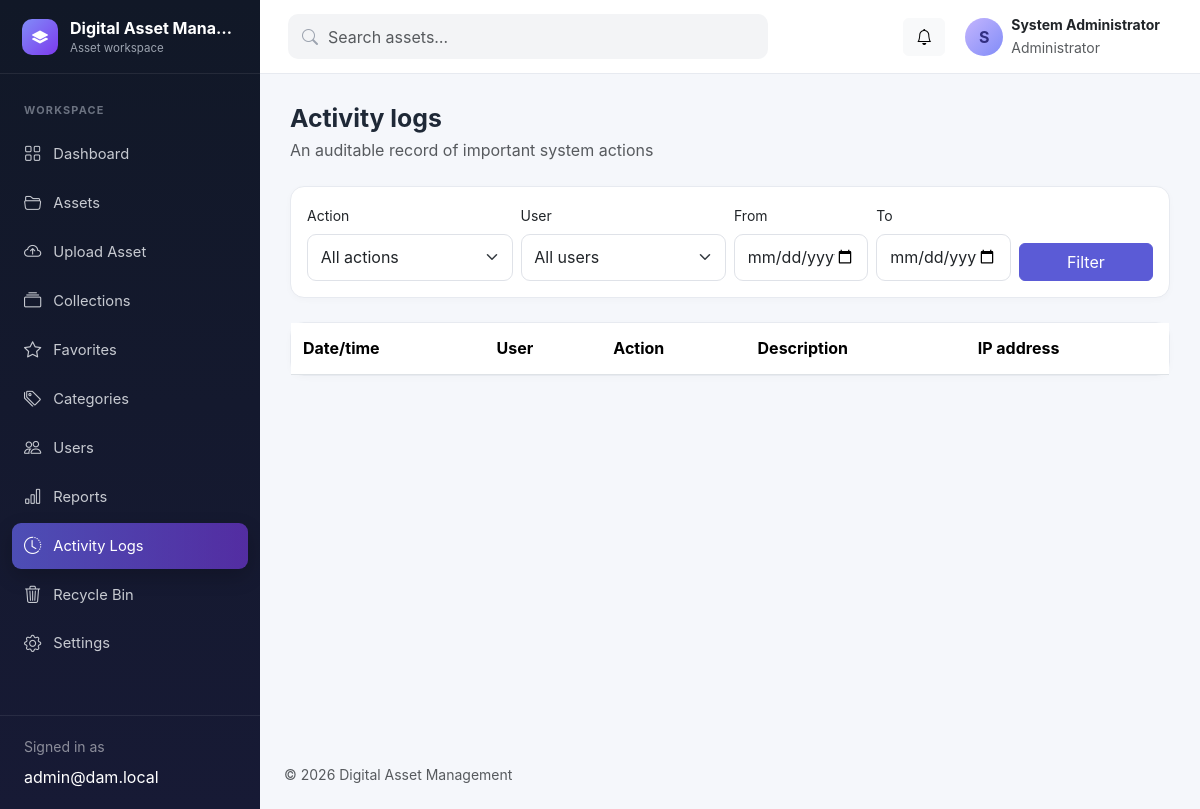
Page /activity-logs.php (signed in) on the committed database.
### tables this page shows
CREATE TABLE users (
  id INT UNSIGNED AUTO_INCREMENT PRIMARY KEY,
  role_id TINYINT UNSIGNED NOT NULL,
  name VARCHAR(120) NOT NULL,
  email VARCHAR(190) NOT NULL UNIQUE,
  password_hash VARCHAR(255) NOT NULL,
  profile_picture VARCHAR(255) NULL,
  status ENUM('active','disabled') NOT NULL DEFAULT 'active',
  last_login DATETIME NULL,
  failed_login_attempts SMALLINT UNSIGNED NOT NULL DEFAULT 0,
  locked_until DATETIME NULL,
  created_at TIMESTAMP DEFAULT CURRENT_TIMESTAMP,
  updated_at TIMESTAMP DEFAULT CURRENT_TIMESTAMP ON UPDATE CURRENT_TIMESTAMP,
  deleted_at DATETIME NULL,
  INDEX idx_users_role_status (role_id, status),
  CONSTRAINT fk_users_role FOREIGN KEY (role_id) REFERENCES roles(id)
);

CREATE TABLE roles (
  id TINYINT UNSIGNED AUTO_INCREMENT PRIMARY KEY,
  name VARCHAR(50) NOT NULL UNIQUE,
  description VARCHAR(255) NULL,
  created_at TIMESTAMP DEFAULT CURRENT_TIMESTAMP
);

### includes/functions.php (called while the page is built, shortened)
<?php
require_once __DIR__ . '/../config/database.php';
function e(mixed $value): string
{
    return htmlspecialchars((string)$value, ENT_QUOTES | ENT_SUBSTITUTE, 'UTF-8');
}
function url(string $path = ''): string
{
    return BASE_URL . '/' . ltrim($path, '/');
}
function setting(string $key, mixed $default = null): mixed
{
    static $settings = null;
    if ($settings === null) {
        try {
            $settings = db()->query('SELECT setting_key, setting_value FROM settings')->fetchAll(PDO::FETCH_KEY_PAIR);
        } catch (Throwable) {
            $settings = [];
        }
    }
    return $settings[$key] ?? $default;
}
function page_param(string $key, string $default = ''): string
{
    return trim((string)($_GET[$key] ?? $default));
}

### config/database.php (called while the page is built, shortened)
<?php
final class Database
{
    private static ?PDO $connection = null;
    public static function connection(): PDO
    {
        if (self::$connection === null) {
            $host = getenv('DAMS_DB_HOST') ?: 'localhost';
            $name = getenv('DAMS_DB_NAME') ?: 'digital_asset_management';
            $user = getenv('DAMS_DB_USER') ?: 'root';
            $pass = getenv('DAMS_DB_PASS') ?: '';
            $dsn = "mysql:host={$host};dbname={$name};charset=utf8mb4";
            self::$connection = new PDO($dsn, $user, $pass, [
                PDO::ATTR_ERRMODE => PDO::ERRMODE_EXCEPTION,
                PDO::ATTR_DEFAULT_FETCH_MODE => PDO::FETCH_ASSOC,
                PDO::ATTR_EMULATE_PREPARES => false,
            ]);
        }
        return self::$connection;
    }
}
function db(): PDO
{
    return Database::connection();
}

### includes/auth.php (called while the page is built, shortened)
<?php
require_once __DIR__ . '/functions.php';
function current_user(): ?array
{
    static $user = false;
    if ($user === false) {
        $stmt = db()->prepare('SELECT u.*, r.name role_name FROM users u JOIN roles r ON r.id=u.role_id WHERE u.id=? AND u.deleted_at IS NULL');
        $stmt->execute([$_SESSION['user_id']]);
        $user = $stmt->fetch() ?: null;
    }
    return is_array($user) ? $user : null;
}
function require_auth(): void
{
    if (!current_user()) {
        $_SESSION['intended_url'] = $_SERVER['REQUEST_URI'] ?? url('dashboard.php');
        flash('warning', 'Please sign in to continue.');
        redirect('login.php');
    }
}
function require_role(string|array $roles): void
{
    require_auth();
}

### activity-logs.php (the view, shortened to what this page needs)
<?php
require_once __DIR__.'/includes/auth.php';require_role('Administrator');$action=page_param('action');$userId=(int)($_GET['user_id']??0);$from=page_param('from');$to=page_param('to');$where=['1=1'];$params=[];if($action!==''){$where[]='l.action=?';$params[]=$action;}if($userId){$where[]='l.user_id=?';$params[]=$userId;}if($from!==''){$where[]='DATE(l.created_at)>=?';$params[]=$from;}if($to!==''){$where[]='DATE(l.created_at)<=?';$params[]=$to;}$sqlWhere=implode(' AND ',$where);$count=db()->prepare("SELECT COUNT(*) FROM activity_logs l WHERE $sqlWhere");$count->execute($params);$total=(int)$count->fetchColumn();$per=50;$page=max(1,(int)($_GET['page']??1));$offset=($page-1)*$per;$stmt=db()->prepare("SELECT l.*,u.name user_name,u.email FROM activity_logs l LEFT JOIN users u ON u.id=l.user_id WHERE $sqlWhere ORDER BY l.created_at DESC LIMIT $per OFFSET $offset");$stmt->execute($params);$logs=$stmt->fetchAll();$actions=db()->query('SELECT DISTINCT action FROM activity_logs ORDER BY action')->fetchAll(PDO::FETCH_COLUMN);$users=db()->query('SELECT id,name FROM users ORDER BY name')->fetchAll();$pageTitle='Activity logs';$pageSubtitle='An auditable record of important system actions';require __DIR__.'/includes/header.php';?>
<div class="card mb-4"><div class="card-body"><form class="row g-2 align-items-end"><div class="col-md-3"><label class="form-label small">Action</label><select class="form-select" name="action"><option value="">All actions</option></select></div><div class="col-md-3"><label class="form-label small">User</label><select class="form-select" name="user_id"><option value="">All users</option></select></div><div class="col-md-2"><label class="form-label small">From</label><input class="form-control" type="date" name="from" value="<?=e($from)?>"></div><div class="col-md-2"><label class="form-label small">To</label><input class="form-control" type="date" name="to" value="<?=e($to)?>"></div><div class="col-md-2"><button class="btn btn-primary w-100">Filter</button></div></form></div></div><div class="card"><div class="table-responsive"><table class="table align-middle mb-0"><thead><tr><th>Date/time</th><th>User</th><th>Action</th><th>Description</th><th>IP address</th></tr></thead></table></div></div>
<?php require __DIR__.'/includes/footer.php';?>

### includes/header.php (shortened to what this page needs)
<?php
$pageTitle = $pageTitle ?? 'Dashboard';
$user = current_user();
$unreadCount = 0;
if ($user) {
    $stmt = db()->prepare('SELECT COUNT(*) FROM notifications WHERE user_id=? AND is_read=0');
    $stmt->execute([$user['id']]);
    $unreadCount = (int)$stmt->fetchColumn();
}
$systemName = setting('system_name', APP_NAME);
?>
<!doctype html>
<html lang="en">
<head>
  <link href="https://cdn.jsdelivr.net/npm/bootstrap@5.3.3/dist/css/bootstrap.min.css" rel="stylesheet">
  <link href="https://cdn.jsdelivr.net/npm/bootstrap-icons@1.11.3/font/bootstrap-icons.min.css" rel="stylesheet">
  <link href="<?= e(url('assets/css/app.css')) ?>" rel="stylesheet">
  <link href="<?= e(url('assets/css/brand.css')) ?>" rel="stylesheet">
</head>
<body>
<?php require __DIR__ . '/sidebar.php'; ?>
<div class="app-shell">
  <header class="topbar navbar navbar-expand bg-white sticky-top">
    <form class="top-search d-none d-md-flex" action="<?= e(url('assets.php')) ?>" method="get">
      <i class="bi bi-search"></i><input name="q" class="form-control" placeholder="Search assets…" value="<?= e($_GET['q'] ?? '') ?>">
    </form>
    <div class="ms-auto d-flex align-items-center gap-2">
      <a class="btn btn-light position-relative" href="<?= e(url('notifications.php')) ?>" aria-label="Notifications">
        <i class="bi bi-bell"></i><?php if ($unreadCount): ?><span class="position-absolute top-0 start-100 translate-middle badge rounded-pill bg-danger"><?= $unreadCount > 99 ? '99+' : $unreadCount ?></span><?php endif; ?>
      </a>
      <div class="dropdown">
        <button class="btn d-flex align-items-center gap-2 border-0" data-bs-toggle="dropdown">
          <span class="avatar"><?php if (!empty($user['profile_picture'])): ?><img src="<?= e(url('profile-image.php?id='.$user['id'])) ?>" alt=""><?php else: ?><?= e(mb_strtoupper(mb_substr($user['name'] ?? 'U', 0, 1))) ?><?php endif; ?></span>
          <span class="text-start d-none d-sm-block"><strong class="d-block small"><?= e($user['name'] ?? '') ?></strong><small class="text-muted"><?= e($user['role_name'] ?? '') ?></small></span>
        </button>
      </div>
    </div>
  </header>
  <main class="content-wrap">
    <div class="d-flex flex-wrap align-items-center justify-content-between gap-3 mb-4">
      <div><h1 class="page-title mb-1"><?= e($pageTitle) ?></h1><?php if (!empty($pageSubtitle)): ?><p class="text-muted mb-0"><?= e($pageSubtitle) ?></p><?php endif; ?></div>
    </div>

### includes/sidebar.php
<?php
$current = basename($_SERVER['PHP_SELF'] ?? '');
$role = $user['role_name'] ?? '';
$nav = [
  ['dashboard.php','bi-grid','Dashboard',true],
  ['assets.php','bi-folder2-open','Assets',true],
  ['upload.php','bi-cloud-arrow-up','Upload Asset',in_array($role,['Administrator','Asset Manager'],true)],
  ['collections.php','bi-collection','Collections',true],
  ['favorites.php','bi-star','Favorites',true],
  ['categories.php','bi-tags','Categories',in_array($role,['Administrator','Asset Manager'],true)],
  ['users.php','bi-people','Users',$role==='Administrator'],
  ['reports.php','bi-bar-chart','Reports',$role==='Administrator'],
  ['activity-logs.php','bi-clock-history','Activity Logs',$role==='Administrator'],
  ['recycle-bin.php','bi-trash3','Recycle Bin',in_array($role,['Administrator','Asset Manager'],true)],
  ['settings.php','bi-gear','Settings',$role==='Administrator'],
];
?>
<aside class="sidebar offcanvas-lg offcanvas-start" tabindex="-1" id="sidebar">
  <div class="sidebar-brand"><span class="brand-mark"><?php if(setting('system_logo')):?><img src="<?=e(url('brand-image.php'))?>" alt=""><?php else:?><i class="bi bi-layers-fill"></i><?php endif;?></span><span><strong><?= e(setting('system_name','DAMS')) ?></strong><small>Asset workspace</small></span><button class="btn-close btn-close-white d-lg-none ms-auto" data-bs-dismiss="offcanvas"></button></div>
  <nav class="sidebar-nav">
    <span class="nav-heading">Workspace</span>
    <?php foreach ($nav as [$file,$icon,$label,$visible]): if (!$visible) continue; ?>
      <a class="nav-link <?= $current===$file ? 'active' : '' ?>" href="<?= e(url($file)) ?>"><i class="bi <?= e($icon) ?>"></i><span><?= e($label) ?></span></a>
    <?php endforeach; ?>
  </nav>
  <div class="sidebar-footer"><div class="small text-white-50 mb-2">Signed in as</div><div class="text-white text-truncate"><?= e($user['email'] ?? '') ?></div></div>
</aside>

### assets/css/app.css (style rules this page uses)
:root { --sidebar:#111827;--sidebar-muted:#9ca3af;--brand:#5b5bd6;--brand-2:#7c3aed;--canvas:#f5f7fb;--card-border:#e7eaf0;--text:#1f2937 }
.btn-primary { --bs-btn-bg:var(--brand);--bs-btn-border-color:var(--brand);--bs-btn-hover-bg:#4949bd;--bs-btn-hover-border-color:#4949bd }
body { background:var(--canvas);color:var(--text);font-family:Inter,ui-sans-serif,system-ui,-apple-system,"Segoe UI",sans-serif }
.sidebar { position:fixed;inset:0 auto 0 0;width:260px;background:linear-gradient(180deg,#111827 0%,#171a35 100%);z-index:1045;display:flex;flex-direction:column }
.sidebar-brand { height:74px;display:flex;align-items:center;gap:12px;padding:0 22px;color:#fff;border-bottom:1px solid rgba(255,255,255,.08) }
.sidebar-brand strong { display:block;max-width:165px;white-space:nowrap;overflow:hidden;text-overflow:ellipsis }
.sidebar-brand small { display:block;color:var(--sidebar-muted);font-size:.72rem }
.brand-mark { display:grid;place-items:center;width:36px;height:36px;background:linear-gradient(135deg,#818cf8,#7c3aed);border-radius:10px }
.sidebar-nav { padding:18px 12px;overflow-y:auto }
.nav-heading { display:block;color:#6b7280;text-transform:uppercase;font-size:.68rem;font-weight:700;letter-spacing:.11em;padding:10px 12px }
.sidebar .nav-link { display:flex;align-items:center;gap:12px;color:#c7cad1;border-radius:9px;padding:10px 12px;margin:3px 0;font-size:.92rem }
.sidebar .nav-link i { font-size:1.08rem }
.sidebar .nav-link.active { background:linear-gradient(90deg,rgba(91,91,214,.8),rgba(124,58,237,.6));color:#fff;box-shadow:0 8px 20px rgba(0,0,0,.2) }
.sidebar-footer { margin-top:auto;padding:20px 24px;border-top:1px solid rgba(255,255,255,.08) }
.app-shell { margin-left:260px;min-height:100vh }
.topbar { height:74px;border-bottom:1px solid var(--card-border);padding:0 28px }
.top-search { position:relative;align-items:center;width:min(480px,45vw) }
.top-search i { position:absolute;left:14px;color:#9ca3af }
.top-search .form-control { padding-left:40px;border:0;background:#f3f4f6;border-radius:10px }
.avatar { width:38px;height:38px;border-radius:50%;display:grid;place-items:center;background:linear-gradient(135deg,#c4b5fd,#818cf8);font-weight:700;color:#312e81;overflow:hidden }
.content-wrap { padding:30px;min-height:calc(100vh - 110px) }
.page-title { font-size:1.55rem;font-weight:700 }
.card { border:1px solid var(--card-border);border-radius:14px;box-shadow:0 2px 7px rgba(17,24,39,.025) }
.table>:not(caption)>*>* { padding:.85rem .75rem }
.form-control,.form-select { border-color:#dfe2e8;border-radius:9px;padding:.65rem .8rem }

### rows in the picture
users: email "admin@dam.local", name "S", name "System Administrator", role.name "Administrator"

### other values in the picture
setting('system_name','DAMS') "Digital Asset Mana…"
$label "Dashboard"
$label "Assets"
$label "Upload Asset"
$label "Collections"
$label "Favorites"
$label "Categories"
$label "Users"
$label "Reports"
$label "Activity Logs"
$label "Recycle Bin"
$label "Settings"
$pageTitle "Activity logs"
$pageSubtitle "An auditable record of important system actions"
setting('system_name', APP_NAME) "Digital Asset Management"
